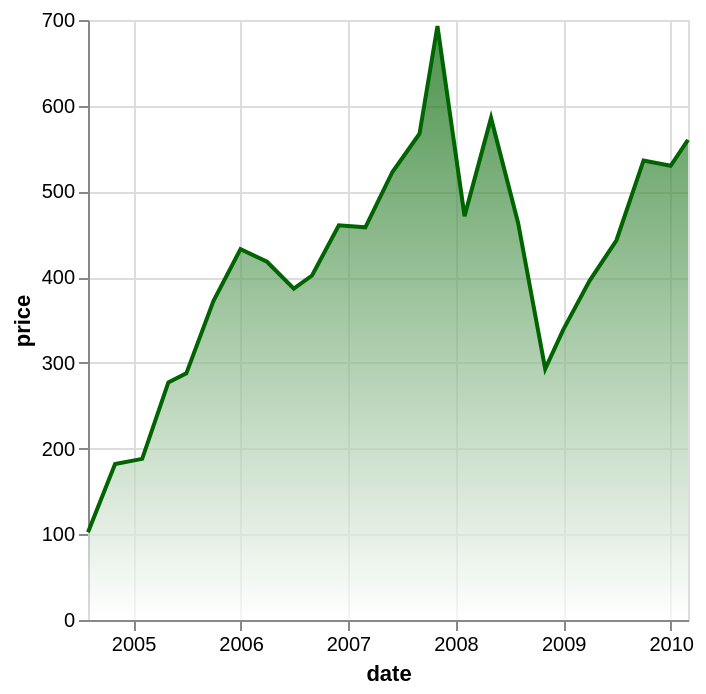

Describe this chart as a Vega-Lite specification.
### Vega-Lite specification from a JSON file in a GitHub repository (floating-point values rounded to 4 significant figures; data arrays with more than 128 entries replaced by an {"elided": "..."} marker saying what was removed)
{"$schema": "https://vega.github.io/schema/vega-lite/v6.json", "data": {"values": {"elided": "200 records"}}, "transform": [{"filter": "datum.symbol==='GOOG'"}], "mark": {"type": "area", "line": {"color": "darkgreen"}, "color": {"x1": 1, "y1": 1, "x2": 1, "y2": 0, "gradient": "linear", "stops": [{"offset": 0, "color": "white"}, {"offset": 1, "color": "darkgreen"}]}}, "encoding": {"x": {"field": "date", "type": "temporal"}, "y": {"field": "price", "type": "quantitative"}}}
